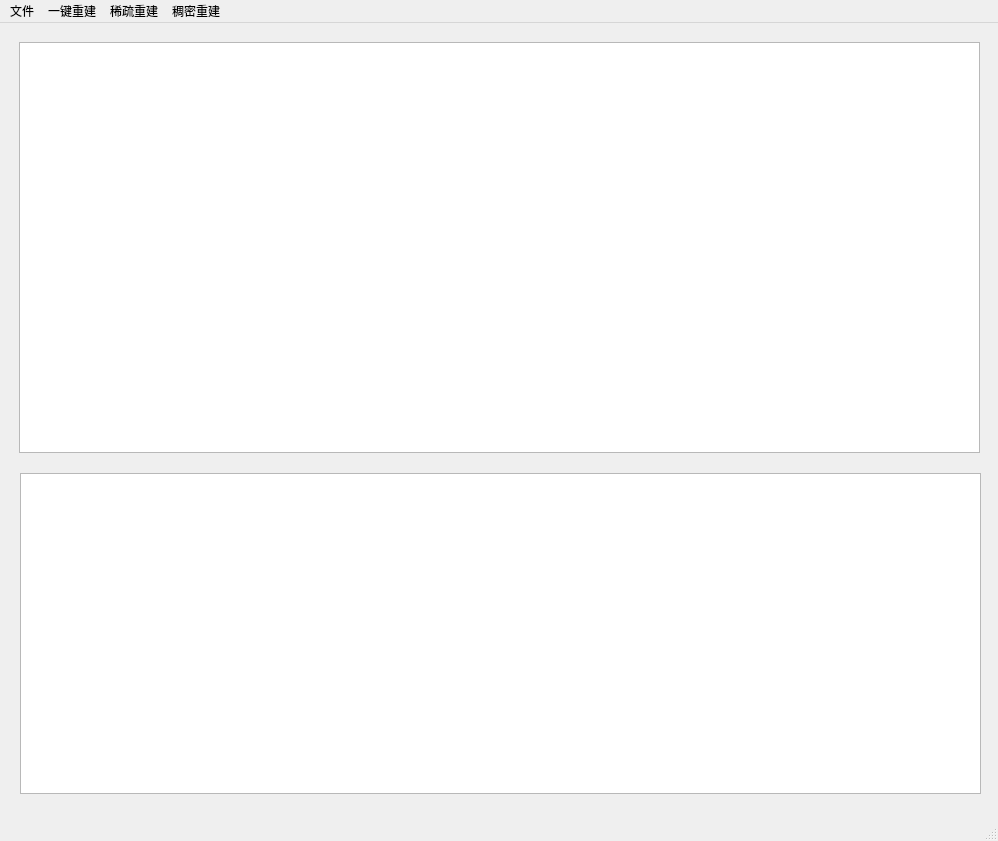
<?xml version="1.0" encoding="UTF-8"?>
<ui version="4.0">
 <class>MainWindow</class>
 <widget class="QMainWindow" name="MainWindow">
  <property name="geometry">
   <rect>
    <x>0</x>
    <y>0</y>
    <width>998</width>
    <height>841</height>
   </rect>
  </property>
  <property name="windowTitle">
   <string>MainWindow</string>
  </property>
  <widget class="QWidget" name="centralwidget">
   <widget class="QFrame" name="frame">
    <property name="geometry">
     <rect>
      <x>19</x>
      <y>19</y>
      <width>961</width>
      <height>411</height>
     </rect>
    </property>
    <property name="frameShape">
     <enum>QFrame::StyledPanel</enum>
    </property>
    <property name="frameShadow">
     <enum>QFrame::Raised</enum>
    </property>
    <widget class="QTableView" name="tableView">
     <property name="geometry">
      <rect>
       <x>0</x>
       <y>0</y>
       <width>961</width>
       <height>411</height>
      </rect>
     </property>
    </widget>
   </widget>
   <widget class="QFrame" name="frame_2">
    <property name="geometry">
     <rect>
      <x>20</x>
      <y>450</y>
      <width>961</width>
      <height>321</height>
     </rect>
    </property>
    <property name="frameShape">
     <enum>QFrame::StyledPanel</enum>
    </property>
    <property name="frameShadow">
     <enum>QFrame::Raised</enum>
    </property>
    <widget class="QTextBrowser" name="textBrowser">
     <property name="geometry">
      <rect>
       <x>0</x>
       <y>0</y>
       <width>961</width>
       <height>321</height>
      </rect>
     </property>
    </widget>
   </widget>
  </widget>
  <widget class="QMenuBar" name="menubar">
   <property name="geometry">
    <rect>
     <x>0</x>
     <y>0</y>
     <width>998</width>
     <height>30</height>
    </rect>
   </property>
   <widget class="QMenu" name="menu">
    <property name="title">
     <string>文件</string>
    </property>
    <addaction name="actionimport_images"/>
    <addaction name="actionclear"/>
    <addaction name="actionadd_camera_name"/>
   </widget>
   <widget class="QMenu" name="menu_2">
    <property name="title">
     <string>稀疏重建</string>
    </property>
    <widget class="QMenu" name="menuSfM">
     <property name="title">
      <string>SfM</string>
     </property>
     <addaction name="actionincreased_sfm"/>
     <addaction name="actionglobal_sfm"/>
    </widget>
    <addaction name="actionIntrinsics_analysis"/>
    <addaction name="actionCompute_features"/>
    <addaction name="actionCompute_matches"/>
    <addaction name="menuSfM"/>
    <addaction name="actionconvert_to_PMVS"/>
   </widget>
   <widget class="QMenu" name="menu_3">
    <property name="title">
     <string>稠密重建</string>
    </property>
    <addaction name="actionCMVS"/>
    <addaction name="actionPMVS"/>
   </widget>
   <widget class="QMenu" name="menu_4">
    <property name="title">
     <string>一键重建</string>
    </property>
    <addaction name="actionstart"/>
   </widget>
   <addaction name="menu"/>
   <addaction name="menu_4"/>
   <addaction name="menu_2"/>
   <addaction name="menu_3"/>
  </widget>
  <widget class="QStatusBar" name="statusbar"/>
  <action name="actionimport_images">
   <property name="text">
    <string>import images</string>
   </property>
  </action>
  <action name="actionincreased_sfm">
   <property name="text">
    <string>Incremental SfM</string>
   </property>
  </action>
  <action name="actionglobal_sfm">
   <property name="text">
    <string>Global SfM</string>
   </property>
  </action>
  <action name="actionCMVS">
   <property name="text">
    <string>CMVS</string>
   </property>
  </action>
  <action name="actionPMVS">
   <property name="text">
    <string>PMVS</string>
   </property>
  </action>
  <action name="actionclear">
   <property name="text">
    <string>clear</string>
   </property>
  </action>
  <action name="actionIntrinsics_analysis">
   <property name="text">
    <string>Intrinsics analysis</string>
   </property>
  </action>
  <action name="actionCompute_features">
   <property name="text">
    <string>Compute features</string>
   </property>
  </action>
  <action name="actionCompute_matches">
   <property name="text">
    <string>Compute matches</string>
   </property>
  </action>
  <action name="actionadd_camera_name">
   <property name="text">
    <string>add camera name</string>
   </property>
  </action>
  <action name="actionconvert_to_PMVS">
   <property name="text">
    <string>convert to PMVS</string>
   </property>
  </action>
  <action name="actionstart">
   <property name="text">
    <string>start</string>
   </property>
  </action>
 </widget>
 <resources/>
 <connections/>
</ui>
